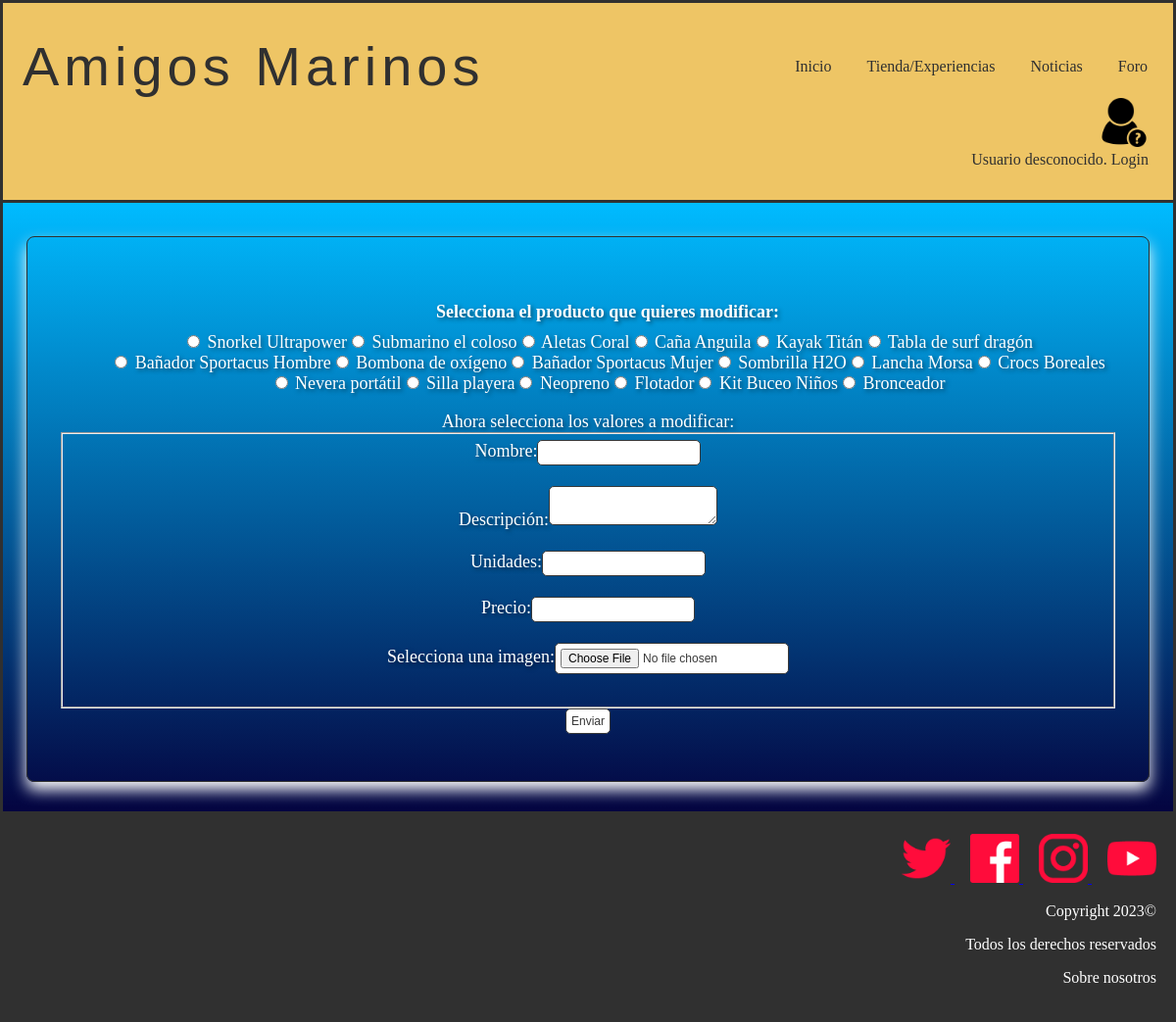
Page /modificarProducto.php on the earlier database version.
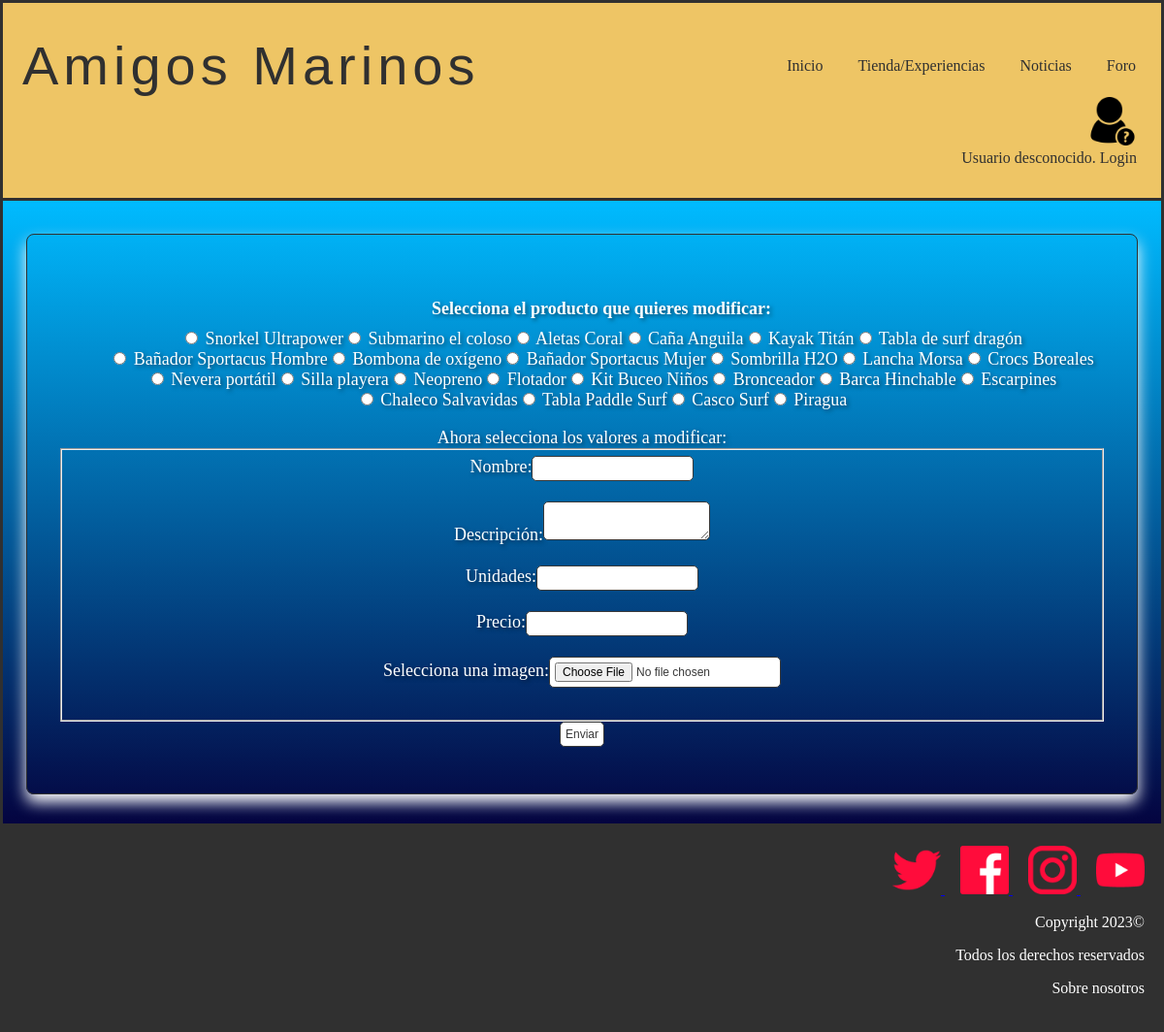
Same page on the later database version.
### tables this page shows
CREATE TABLE IF NOT EXISTS `producto` (
  `nombre` varchar(25) NOT NULL,
  `id` int(11) NOT NULL AUTO_INCREMENT,
  `descripcion` text NOT NULL,
  `unidades` int(11) NOT NULL,
  `precio` float NOT NULL,
  `imagen` varchar(50) NOT NULL,
  PRIMARY KEY (`id`)
);

### includes/producto.php (called while the page is built, shortened)
<?php
class Producto {
    private $nombre;
    private $id;
    private $descripcion;
    private $unidades;
    private $precio;
    private $urlImagen;
    private function __construct($id = NULL , $descripcion, $unidades, $precio, $urlImagen, $nombre)
    {
        $this->id = $id;
        $this->descripcion = $descripcion;
        $this->unidades = $unidades;
        $this->nombre = $nombre;
        $this->precio = $precio;
        $this->urlImagen = $urlImagen;
    }
    public static function cargarProductos(){
        $productos = [];
        $conn = Aplicacion::getInstance()->getConexionBd();
        $query = "SELECT * FROM producto";
        $resultado = mysqli_query($conn, $query);
        if(mysqli_num_rows($resultado) > 0){
            $i = 0;
            while($fila = $resultado->fetch_assoc()){
                $productos[$i] = new Producto($fila["id"], $fila["descripcion"], $fila["unidades"], $fila["precio"], $fila["imagen"], $fila["nombre"]);
                $i++;
            }
            return $productos;
        }
        else{
            return false;
        }
    }
    public function getId()
    {
        return $this->id;
    }
    public function getNombre()
    {
        return $this->nombre;
    }
    public function getDescripcion(){
        return $this->descripcion;
    }
    public function getImagen(){
        return $this->urlImagen;
    }
    public function getPrecio(){
        return $this->precio;
    }
    public function getUnidades(){
        return $this->unidades;
    }
}
?>

### modificarProducto.php (the view, shortened to what this page needs)
<?php
    require_once __DIR__.'/includes/Producto.php';
?>
<!DOCTYPE html>
<html>
    <head>
        <link href= "./css/style.css" rel="stylesheet" type="text/css">
    </head>
    <body>
            <?php
                require ('./includes/comun/cabecera.php');
            ?>
            <main>
            <div class="container">
                <div class="productos">
                    <ul class="modificarProductos">
                        <?php
                            $productos = Producto::cargarProductos();
                            if(empty($productos)){
                                echo '<h2>No hay productos en la tienda</h2>';
                            }
                            else{
                                echo '<form action="validarEdicion.php?es=producto" method="post" enctype="multipart/form-data">';
                                echo '<label>Selecciona el producto que quieres modificar:</label>';
                                foreach($productos as $p){
                                    $id = $p->getId();
                                    $nombre = $p->getNombre();
                                    $descripcion = $p->getDescripcion();
                                    $unidades = $p->getUnidades();
                                    $precio = $p->getPrecio();
                                    $imagen = $p->getImagen();
                                    echo "<li><input type='radio' name='producto' value='". $id ."' data-nombre='". $nombre ."' data-descripcion='". $descripcion ."' data-unidades='". $unidades ."' data-precio='". $precio ."' data-imagen='". $imagen ."'> ". $nombre ."</li>";
                                }
                                echo '</ul>';
                                echo '<label>Ahora selecciona los valores a modificar: </label>';
                                echo '<fieldset>';
                                echo '<label for="nombre">Nombre:</label>';
                                echo '<input type="text" name="nombre" id="nombre"><br><br>';
                                echo '<label for="descripcion">Descripción:</label>';
                                echo '<textarea name="descripcion" id="descripcion"></textarea><br><br>';
                                echo '<label for="unidades">Unidades:</label>';
                                echo '<input type="number" name="unidades" id="unidades" min="0"><br><br>';
                                echo '<label for="precio">Precio:</label>';
                                echo '<input type="number"  inputmode="decimal" name="precio" id="precio" step="0.01" min="0"><br><br>';
                                echo '<label for="imagen">Selecciona una imagen:</label>';
                                echo '<input type="file" name="imagen" id="imagen"><br><br>';
                                echo '</fieldset>';
                                echo '<input type="submit" value="Enviar">';
                            }
                        ?>
                </div>
            </div>
        <?php
            require('./includes/comun/pie.php');
        ?>
        </main>
    </body>
</html>

### includes/comun/cabecera.php (shortened to what this page needs)
<?php
function reconocerUsuario() {
  if (isset($_SESSION["login"]) && ($_SESSION["login"]===true)){
    echo'Rol: '.Usuario::getNombreRol($_SESSION['rol']);
    $level=level::getLevel($_SESSION["puntos"]);
    if($level->getNumero() == level::cangrejo){
      echo '<form method="post" action="micuenta.php">
      <input type="image" src="./img/cangrejo.jpg" name="boton" width="50" alt="Botón icono cangrejo"  height="50" />
      </form>';
      echo 'Bienvenido ' . $_SESSION['nombre'] . '! ';
      echo '<a href="logout.php">(salir)</a>';
    }
    else if($level->getNumero() == level::delfin){
      echo '<form method="post" action="micuenta.php">
      <input type="image" src="./img/delfin.jpg" name="boton" width="50" alt="Botón icono delfin"  height="50" />
      </form>';
      echo 'Bienvenido ' . $_SESSION['nombre'] . '! ';
      echo '<a href="logout.php">(salir)</a>';
    }
    else if($level->getNumero() == level::megalodon){
      echo '<form method="post" action="micuenta.php">
      <input type="image" src="./img/tiburon.jpg" name="boton" width="50" alt="Botón icono tiburon"  height="50" />
      </form>';
      echo 'Bienvenido ' . $_SESSION['nombre'] . '! ';
      echo '<a href="logout.php">(salir)</a>';
    }
    else if($level->getNumero() == level::poseidon){
      echo '<form method="post" action="micuenta.php">
      <input type="image" src="./img/poseidon.jpg" name="boton" width="50" alt="Botón icono poseidon"  height="50" />
      </form>';
      echo 'Bienvenido ' . $_SESSION['nombre'] . '! ';
      echo '<a href="logout.php">(salir)</a>';
    }
  } else {
    echo '<form method="post" action="login.php">
    <input type="image" src="./img/usuariodesconocido.jpg" name="boton" width="50" alt="Botón para ir a login"  height="50" />
    </form>';
    echo 'Usuario desconocido. ';
    echo '<a href="login.php">Login </a>';
  }
}
?>
<header class ="header">
  <div class="cont logo-nav-cont" >
    <a class="logo">Amigos Marinos</a>
    <nav class="navigation">
          <ul>
            <li><a href="index.php ">Inicio</a></li>
            <li><a href="tienda.php">Tienda/Experiencias</a></li>
            <li><a href="noticias.php">Noticias</a></li>
            <li><a href="foro.php">Foro</a></li>
      </nav>
    </div>
		<div class="login" >
		 <?php
		reconocerUsuario();
		?>
		</div>
</header>

### includes/comun/pie.php (shortened to what this page needs)
<footer>
<div id="footer">
    <div id="menuFooter">
        <div id="redes-sociales">
            <div class="ops-v">
                <a href="https://media.biobiochile.cl/wp-content/uploads/2019/05/bikini-bottom.jpeg">
                <img src="img/twitter.png" alt="twitter">
                </a>
                <a href="https://www.facebook.com/profile.php?id=100088652318580">
                <img src="img/facebook.png" alt="facebook">
                </a>
                <a href="https://www.instagram.com/amigosmarinos_oficial/?next=%2Famigosmarinos_oficial%2F">
                <img src="img/instagram.png" alt="instagram">
                </a>
                <a href="https://www.youtube.com/watch?v=_Q5YWM2I9_U&t=5889s&ab_channel=M%C3%BAsicadelMundo">
                <img src="img/youtube.png" alt="youtube">
                </a>
            </div>
        </div>
        <div id="copyright">
            <p>Copyright 2023©</p>
            <p>Todos los derechos reservados</p>
        </div>
        <div id="sobre-nosotros">
            <p><a id="link" href="miembros.php">Sobre nosotros</a></p>
        </div>
    </div>
</div>
</footer>

### css/style.css (style rules this page uses)
body { color: white; background-color: white; text-align: center; margin: auto; }
.container { background-image: linear-gradient(to bottom,#00bbff, #040440); border: 3px solid #303030; padding-top: 10px; padding-bottom: 20px; }
img { width :50px; height :50px; border :5px; }
footer { clear: both; padding: 20px; background-color: #303030; color: white; text-align: right; }
.header { background-color: #eec565; color:#303030; border: 3px solid #303030; border-bottom: none; padding:2rem 0; }
.header a { color:#303030; text-decoration:none; }
.logo { letter-spacing: 5px; font-size: 3.5em; font-family:Impact, Haettenschweiler, 'Arial Narrow Bold', sans-serif; margin-left: 20px; max-width: 100%; max-height: 100%; }
.logo-nav-cont { display: flex; justify-content: space-between; align-items: center; margin-right: 10px; }
.navigation ul { margin: 0; padding: 0; list-style: none; }
.navigation ul li { display:inline-block; }
.navigation ul li a { display: block; padding: 0.5rem 1rem; transition: all 0.4s linear; border-radius: 5px; }
.login { text-align: right; margin-right: 25px; }
.productos { border-radius: .5rem; border: .1rem solid #303030; box-shadow: 0 .5rem 1rem white; margin: 1.5rem; padding: 3rem 2rem; }
#link { color:white; text-decoration: none; }
input[type="text"], input[type="email"], input::placeholder, input[type="password"],textarea,input[type="number"],input[type="password"] { background-color: transparent; border: none; font-size: 25px; border-bottom: 2px solid #fff; color: #fff; text-align: center; text-shadow: 2px 2px 4px rgba(0, 0, 0, 0.5); }
.modificarProductos li { color:white; list-style: none; text-align: center; font-weight:500; font-size: large; display: inline-block; }
.modificarProductos label { font-size: 18px; font-weight: bold; display: block; margin-bottom: 10px; }
.productos { color:white; text-shadow: 2px 2px 4px rgba(0, 0, 0, 0.5); font-weight:500; font-size: 18px; display: block; margin-bottom: 10px; }
.productos input { border: 1px solid #393939; border-radius: 5px 5px 5px 5px; color: #393939; font-size: 12px; padding: 5px; background: white; cursor: pointer; }
.productos textarea { background: white; border: 1px solid #393939; border-radius: 5px 5px 5px 5px; color: black; font-size: 12px; padding: 5px; cursor: pointer; }
#nombre { text-decoration: underline; }

Differences in the rows shown:
added producto: nombre "Barca Hinchable"
added producto: nombre "Escarpines"
added producto: nombre "Chaleco Salvavidas"
added producto: nombre "Tabla Paddle Surf"
added producto: nombre "Casco Surf"
added producto: nombre "Piragua"
